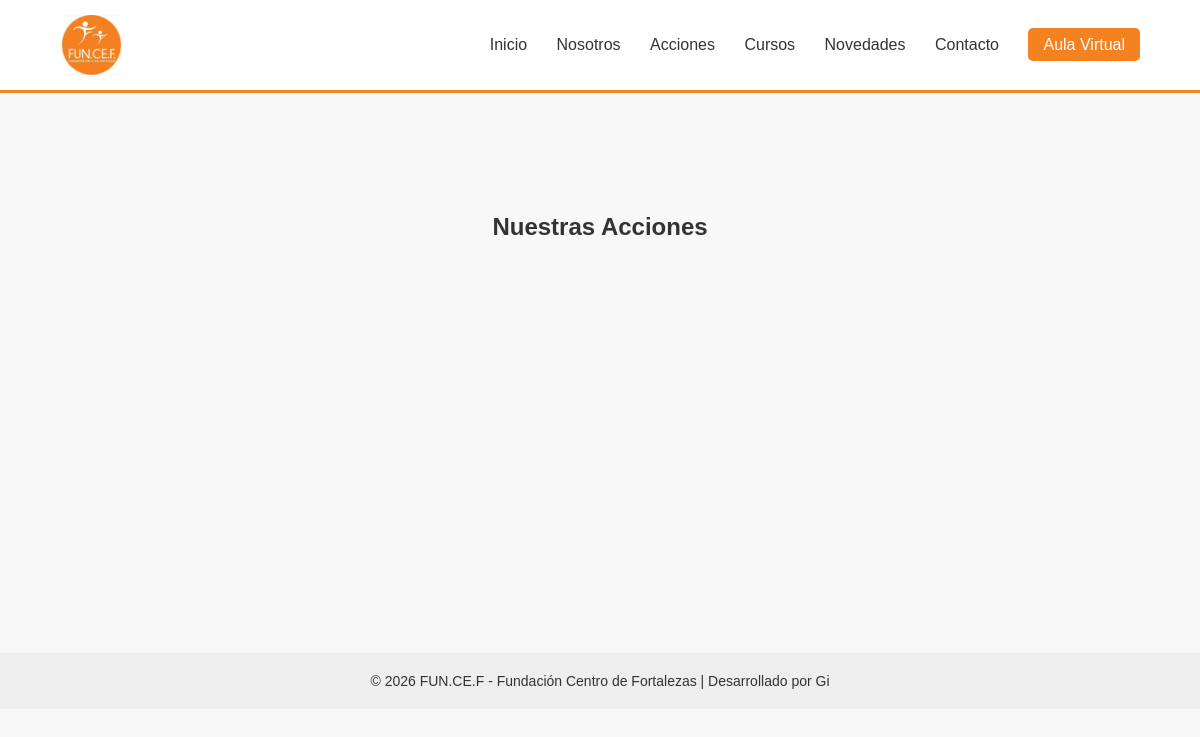
Page /servicios/ on the earlier database version.
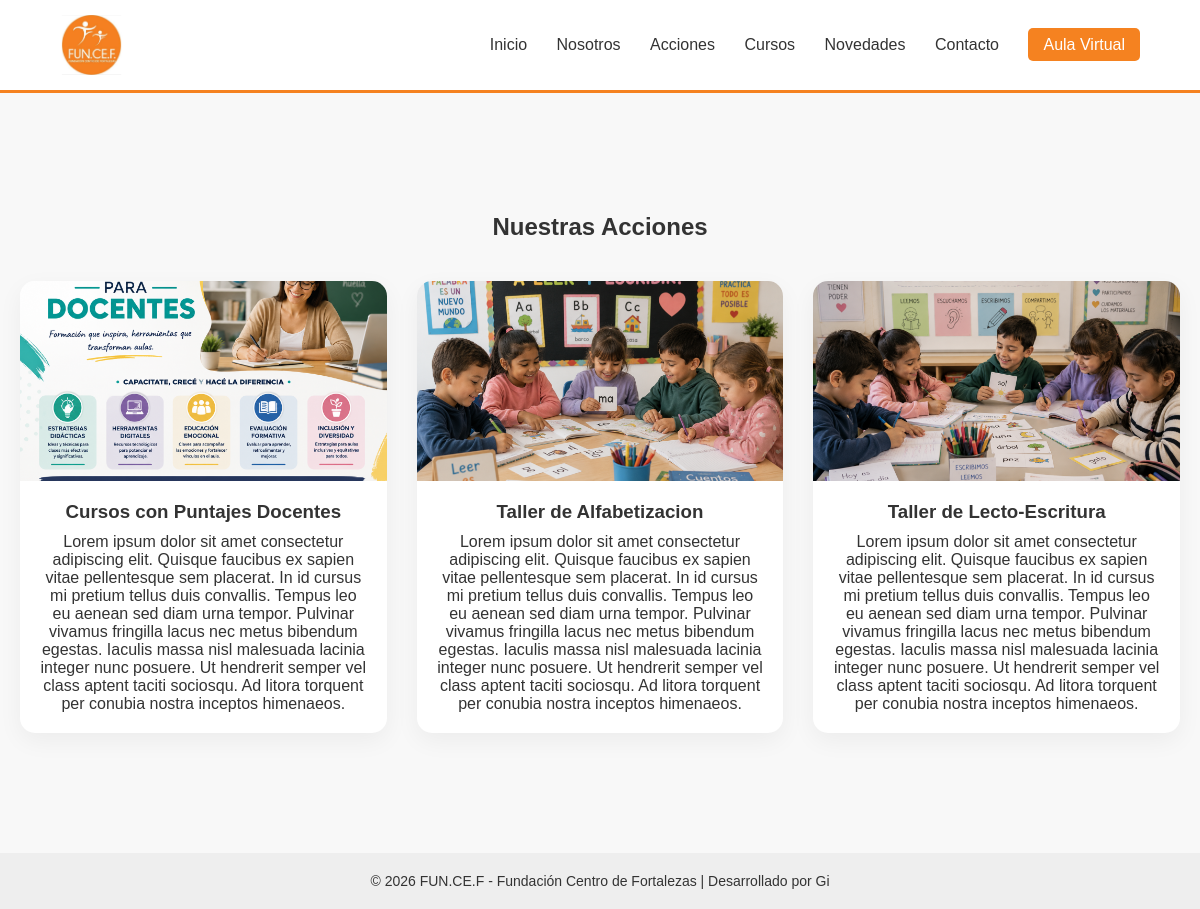
Same page on the later database version.
### web/models.py (models this page shows, shortened)
class Servicio(models.Model):
    titulo = models.CharField(max_length=200)
    descripcion = models.TextField()
    imagen = models.ImageField(upload_to='servicios/')
    orden = models.PositiveIntegerField(default=0)
    activo = models.BooleanField(default=True)
    class Meta:
        ordering = ['orden']

### web/views.py (the view)
# urls.py: path('servicios/', views.servicios, name='servicios'),
def servicios(request):
    servicios = Servicio.objects.filter(activo=True)
    return render(request, 'web/servicios.html', {
        'servicios': servicios
    })

### web/templates/web/servicios.html
{% extends 'web/base.html' %}
{% block content %}
<section class="servicios-container">
    <h1>Nuestras Acciones</h1>
    <div class="grid-servicios">
        {% for servicio in servicios %}
            <div class="card-servicio">
                <img src="{{ servicio.imagen.url }}" alt="{{ servicio.titulo }}">
                <h3>{{ servicio.titulo }}</h3>
                <p>{{ servicio.descripcion }}</p>
            </div>
        {% endfor %}
    </div>
</section>
{% endblock %}

Differences in the rows shown:
added Servicio: imagen (picture), titulo "Cursos con Puntajes Docentes", descripcion "Lorem ipsum dolor sit amet consectetur adipiscing elit. Quisque faucibus ex sapien vitae pellentesque sem placerat. In id cursus mi pretium tellus duis convallis. Tempus leo eu aenean sed diam urna tempor. Pulvinar vivamus fringilla lacus nec metus bibendum egestas. Iaculis massa nisl malesuada lacinia integer nunc posuere. Ut hendrerit semper vel class aptent taciti sociosqu. Ad litora torquent per conubia nostra inceptos himenaeos."
added Servicio: imagen (picture), titulo "Taller de Alfabetizacion", descripcion "Lorem ipsum dolor sit amet consectetur adipiscing elit. Quisque faucibus ex sapien vitae pellentesque sem placerat. In id cursus mi pretium tellus duis convallis. Tempus leo eu aenean sed diam urna tempor. Pulvinar vivamus fringilla lacus nec metus bibendum egestas. Iaculis massa nisl malesuada lacinia integer nunc posuere. Ut hendrerit semper vel class aptent taciti sociosqu. Ad litora torquent per conubia nostra inceptos himenaeos."
added Servicio: imagen (picture), titulo "Taller de Lecto-Escritura", descripcion "Lorem ipsum dolor sit amet consectetur adipiscing elit. Quisque faucibus ex sapien vitae pellentesque sem placerat. In id cursus mi pretium tellus duis convallis. Tempus leo eu aenean sed diam urna tempor. Pulvinar vivamus fringilla lacus nec metus bibendum egestas. Iaculis massa nisl malesuada lacinia integer nunc posuere. Ut hendrerit semper vel class aptent taciti sociosqu. Ad litora torquent per conubia nostra inceptos himenaeos."
